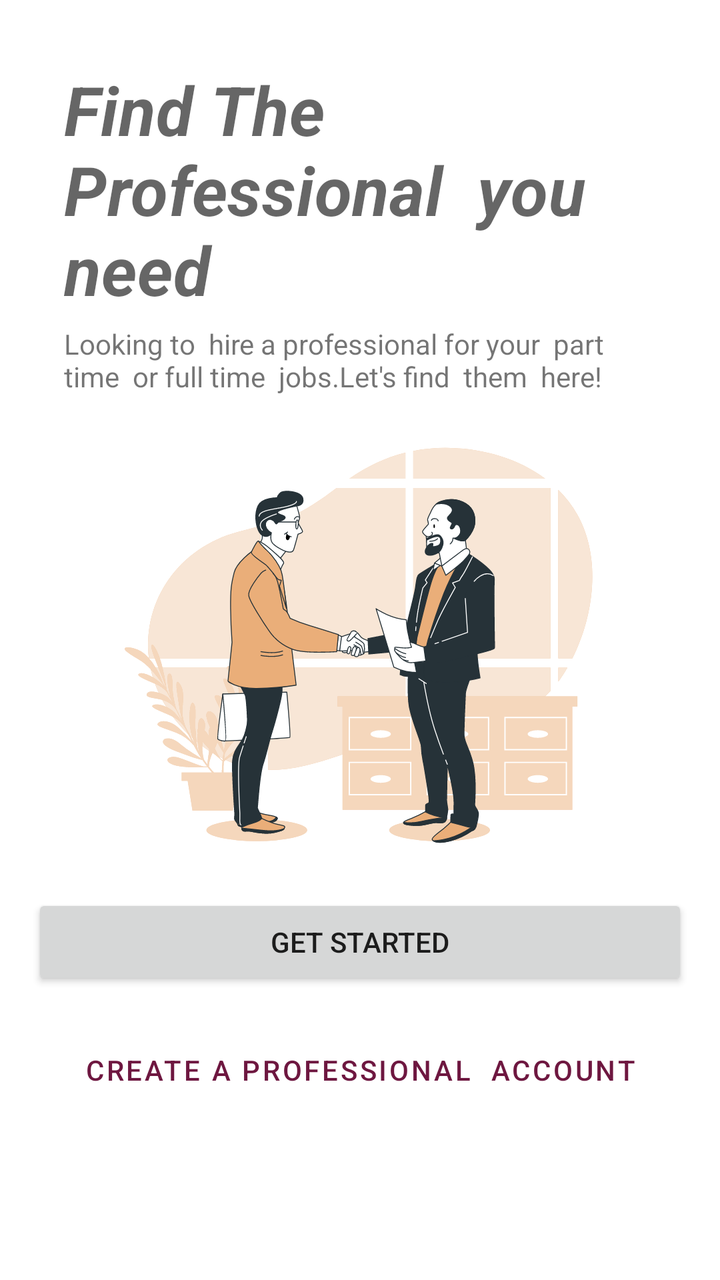
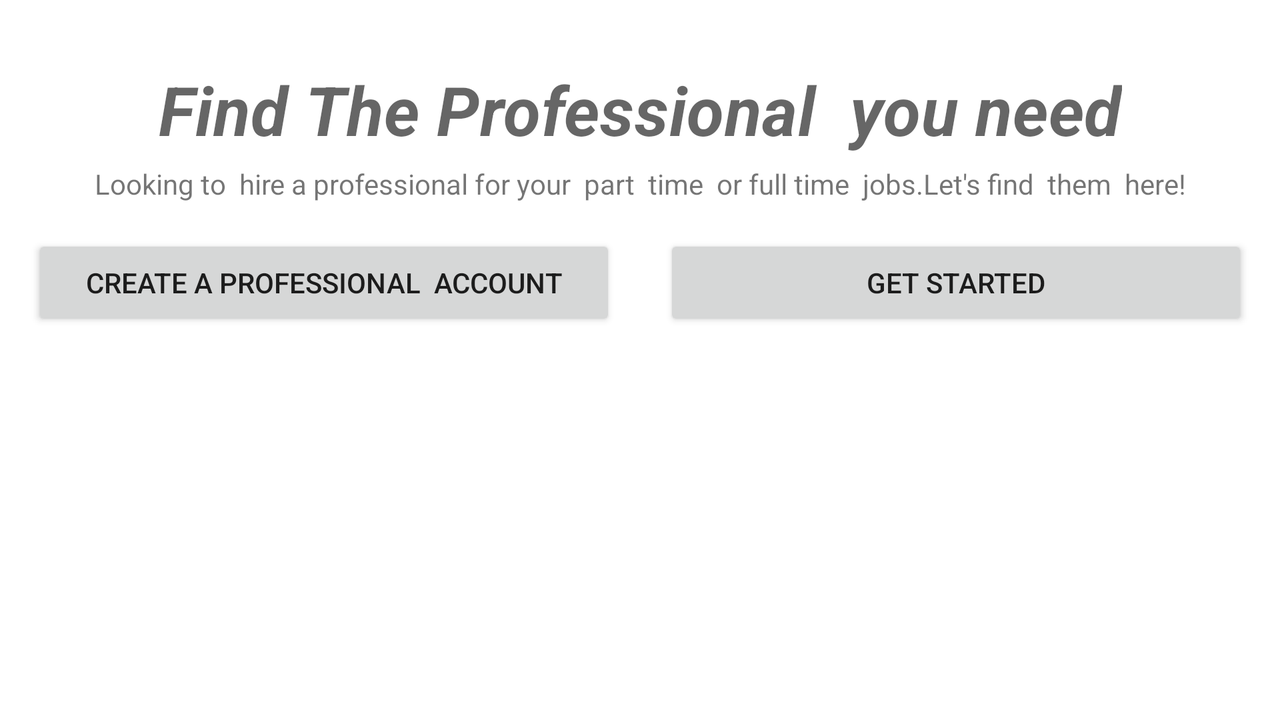

Two renders of one Android screen. The first uses the default layout on a phone; the second uses the alternative layout the repository ships for a different screen configuration, on a matching device. The two XML files are below.
<!-- AndroidManifest.xml: activity theme Theme.ProApp.NoActionBar -->
<!-- res/layout/activity_main.xml -->
<?xml version="1.0" encoding="utf-8"?>
<androidx.constraintlayout.widget.ConstraintLayout xmlns:android="http://schemas.android.com/apk/res/android"
    xmlns:app="http://schemas.android.com/apk/res-auto"
    xmlns:tools="http://schemas.android.com/tools"
    android:layout_width="match_parent"
    android:layout_height="match_parent"
    android:background="#FFFFFF"
    tools:context=".MainActivity">


    <TextView
        android:id="@+id/textView"
        style="@style/TextAppearance.MaterialComponents.Headline4"
        android:layout_width="0dp"
        android:layout_height="wrap_content"
        android:layout_marginHorizontal="32dp"
        android:layout_marginTop="32dp"
        android:text="Find The Professional  you need"
        android:textStyle="bold|italic"
        app:layout_constraintLeft_toLeftOf="parent"
        app:layout_constraintRight_toRightOf="parent"
        app:layout_constraintTop_toTopOf="parent" />

    <Button
        android:id="@+id/btn_main"
        android:layout_width="0dp"
        android:layout_height="wrap_content"
        android:layout_margin="16dp"
        android:layout_marginBottom="148dp"
        android:height="16dp"
        android:text="get started"
        app:layout_constraintBottom_toBottomOf="parent"
        app:layout_constraintEnd_toEndOf="parent"
        app:layout_constraintHorizontal_bias="0.0"
        app:layout_constraintStart_toStartOf="parent"
        app:layout_constraintTop_toBottomOf="@+id/textView2"
        app:layout_constraintVertical_bias="0.644" />

    <TextView
        android:id="@+id/textView2"
        android:layout_width="0dp"
        android:layout_height="wrap_content"
        android:layout_marginStart="32dp"
        android:layout_marginTop="5dp"
        android:layout_marginEnd="32dp"
        android:text="Looking to  hire a professional for your  part  time  or full time  jobs.Let's find  them  here!"
        app:layout_constraintEnd_toEndOf="parent"
        app:layout_constraintStart_toStartOf="parent"
        app:layout_constraintTop_toBottomOf="@+id/textView" />

    <ImageView
        android:id="@+id/imageView4"
        android:layout_width="wrap_content"
        android:layout_height="300dp"
        app:layout_constraintBottom_toTopOf="@+id/btn_main"
        app:layout_constraintEnd_toEndOf="parent"
        app:layout_constraintStart_toStartOf="parent"
        app:layout_constraintTop_toBottomOf="@+id/textView2"
        app:srcCompat="@drawable/hello1" />

    <Button
        android:id="@+id/btn_create_prof"
        style="@style/Widget.MaterialComponents.Button.OutlinedButton"
        android:layout_width="0dp"
        android:layout_height="wrap_content"
        android:layout_marginStart="16dp"
        android:layout_marginTop="16dp"
        android:layout_marginEnd="16dp"
        android:text="Create a professional  account"
        app:layout_constraintEnd_toEndOf="parent"
        app:layout_constraintStart_toStartOf="parent"
        app:layout_constraintTop_toBottomOf="@+id/btn_main" />


</androidx.constraintlayout.widget.ConstraintLayout>
<!-- resources referenced by this layout -->
<resources>
  <!-- drawable hello1: vector/xml drawable (drawable, 42172 chars, omitted) -->
  <style name="Theme.ProApp.NoActionBar" parent="Theme.ProApp">
  
          <item name="windowActionBar">false</item>
          <item name="windowNoTitle">true</item>
      </style>
  <style name="Theme.ProApp" parent="Theme.MaterialComponents.DayNight.DarkActionBar">
          
          <item name="colorPrimary">@color/maroon</item>
          <item name="colorPrimaryVariant">@color/maroon</item>
          <item name="colorOnPrimary">@color/white</item>
          
          <item name="colorSecondary">@color/beige</item>
          <item name="colorSecondaryVariant">@color/beige</item>
          <item name="colorOnSecondary">@color/black</item>
          
          <item name="android:statusBarColor" tools:targetApi="l">?attr/colorPrimaryVariant</item>
          
  
      </style>
  <color name="maroon">#6E1740</color>
  <color name="white">#FFFFFFFF</color>
  <color name="beige">#EAAE79</color>
  <color name="black">#FF000000</color>
</resources>
<!-- res/layout-land/activity_main.xml (the author's variant of the layout above) -->
<!-- drawn on the phone turned sideways -->
<?xml version="1.0" encoding="utf-8"?>
<androidx.constraintlayout.widget.ConstraintLayout xmlns:android="http://schemas.android.com/apk/res/android"
    xmlns:app="http://schemas.android.com/apk/res-auto"
    xmlns:tools="http://schemas.android.com/tools"
    android:layout_width="match_parent"
    android:layout_height="match_parent"
    android:background="#FFFFFF"
    tools:context=".MainActivity">


    <TextView
        android:id="@+id/textView"
        style="@style/TextAppearance.MaterialComponents.Headline4"
        android:layout_width="wrap_content"
        android:layout_height="wrap_content"
        android:layout_marginHorizontal="32dp"
        android:layout_marginTop="32dp"
        android:text="Find The Professional  you need"
        android:textStyle="bold|italic"
        app:layout_constraintLeft_toLeftOf="parent"
        app:layout_constraintRight_toRightOf="parent"
        app:layout_constraintTop_toTopOf="parent" />

    <Button
        android:id="@+id/btn_main"
        android:layout_width="0dp"
        android:layout_height="wrap_content"
        android:layout_margin="16dp"
        android:layout_marginStart="8dp"
        android:layout_marginEnd="16dp"
        android:height="16dp"
        android:text="get started"
        app:layout_constraintEnd_toEndOf="parent"
        app:layout_constraintHorizontal_bias="0.5"
        app:layout_constraintStart_toEndOf="@+id/btn_create_prof"
        app:layout_constraintTop_toBottomOf="@+id/imageView4" />

    <TextView
        android:id="@+id/textView2"
        android:layout_width="wrap_content"
        android:layout_height="wrap_content"
        android:layout_marginStart="32dp"
        android:layout_marginTop="5dp"
        android:layout_marginEnd="32dp"
        android:text="Looking to  hire a professional for your  part  time  or full time  jobs.Let's find  them  here!"
        app:layout_constraintEnd_toEndOf="parent"
        app:layout_constraintStart_toStartOf="parent"
        app:layout_constraintTop_toBottomOf="@+id/textView" />

    <ImageView
        android:id="@+id/imageView4"
        android:layout_width="wrap_content"
        android:layout_height="220dp"
        android:visibility="gone"
        app:layout_constraintEnd_toEndOf="parent"
        app:layout_constraintStart_toStartOf="parent"
        app:layout_constraintTop_toBottomOf="@+id/textView2"
        app:srcCompat="@drawable/hello1" />

    <Button
        android:id="@+id/btn_create_prof"
        android:layout_width="0dp"
        android:layout_height="wrap_content"
        android:layout_marginStart="16dp"
        android:layout_marginTop="16dp"
        android:layout_marginEnd="8dp"
        android:text="Create a professional  account"
        app:layout_constraintEnd_toStartOf="@+id/btn_main"
        app:layout_constraintHorizontal_bias="0.5"
        app:layout_constraintStart_toStartOf="parent"
        app:layout_constraintTop_toBottomOf="@+id/imageView4" />


</androidx.constraintlayout.widget.ConstraintLayout>
